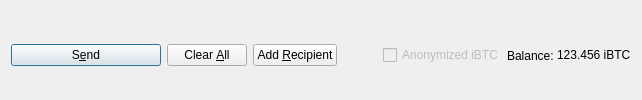
         <widget class="QFrame" name="frame_Send">
          <layout class="QHBoxLayout" name="horizontalLayout">
           <property name="bottomMargin">
            <number>0</number>
           </property>
           <item>
            <widget class="QPushButton" name="sendButton">
             <property name="minimumSize">
              <size>
               <width>150</width>
               <height>0</height>
              </size>
             </property>
             <property name="toolTip">
              <string>Confirm the send action</string>
             </property>
             <property name="text">
              <string>S&amp;end</string>
             </property>
             <property name="icon">
              <iconset resource="../ibitcoin.qrc">
               <normaloff>:/icons/send</normaloff>:/icons/send</iconset>
             </property>
             <property name="autoDefault">
              <bool>false</bool>
             </property>
             <property name="default">
              <bool>true</bool>
             </property>
            </widget>
           </item>
           <item>
            <widget class="QPushButton" name="clearButton">
             <property name="sizePolicy">
              <sizepolicy hsizetype="Minimum" vsizetype="Fixed">
               <horstretch>0</horstretch>
               <verstretch>0</verstretch>
              </sizepolicy>
             </property>
             <property name="toolTip">
              <string>Clear all fields of the form.</string>
             </property>
             <property name="text">
              <string>Clear &amp;All</string>
             </property>
             <property name="icon">
              <iconset resource="../ibitcoin.qrc">
               <normaloff>:/icons/remove</normaloff>:/icons/remove</iconset>
             </property>
             <property name="autoDefault">
              <bool>false</bool>
             </property>
            </widget>
           </item>
           <item>
            <widget class="QPushButton" name="addButton">
             <property name="toolTip">
              <string>Send to multiple recipients at once</string>
             </property>
             <property name="text">
              <string>Add &amp;Recipient</string>
             </property>
             <property name="icon">
              <iconset resource="../ibitcoin.qrc">
               <normaloff>:/icons/add</normaloff>:/icons/add</iconset>
             </property>
             <property name="autoDefault">
              <bool>false</bool>
             </property>
            </widget>
           </item>
           <item>
            <spacer name="horizontalSpacer">
             <property name="orientation">
              <enum>Qt::Horizontal</enum>
             </property>
             <property name="sizeHint" stdset="0">
              <size>
               <width>40</width>
               <height>20</height>
              </size>
             </property>
            </spacer>
           </item>
           <item>
            <layout class="QHBoxLayout" name="horizontalLayout_2">
             <property name="spacing">
              <number>3</number>
             </property>
             <item>
              <widget class="QCheckBox" name="checkziBTC">
               <property name="enabled">
                <bool>false</bool>
               </property>
               <property name="text">
                <string>Anonymized iBTC</string>
               </property>
              </widget>
             </item>
             <item>
              <widget class="QLabel" name="label">
               <property name="text">
                <string>Balance:</string>
               </property>
              </widget>
             </item>
             <item>
              <widget class="QLabel" name="labelBalance">
               <property name="sizePolicy">
                <sizepolicy hsizetype="Preferred" vsizetype="Fixed">
                 <horstretch>0</horstretch>
                 <verstretch>0</verstretch>
                </sizepolicy>
               </property>
               <property name="cursor">
                <cursorShape>IBeamCursor</cursorShape>
               </property>
               <property name="text">
                <string notr="true">123.456 iBTC</string>
               </property>
               <property name="textInteractionFlags">
                <set>Qt::LinksAccessibleByMouse|Qt::TextSelectableByKeyboard|Qt::TextSelectableByMouse</set>
               </property>
              </widget>
             </item>
            </layout>
           </item>
          </layout>
         </widget>
